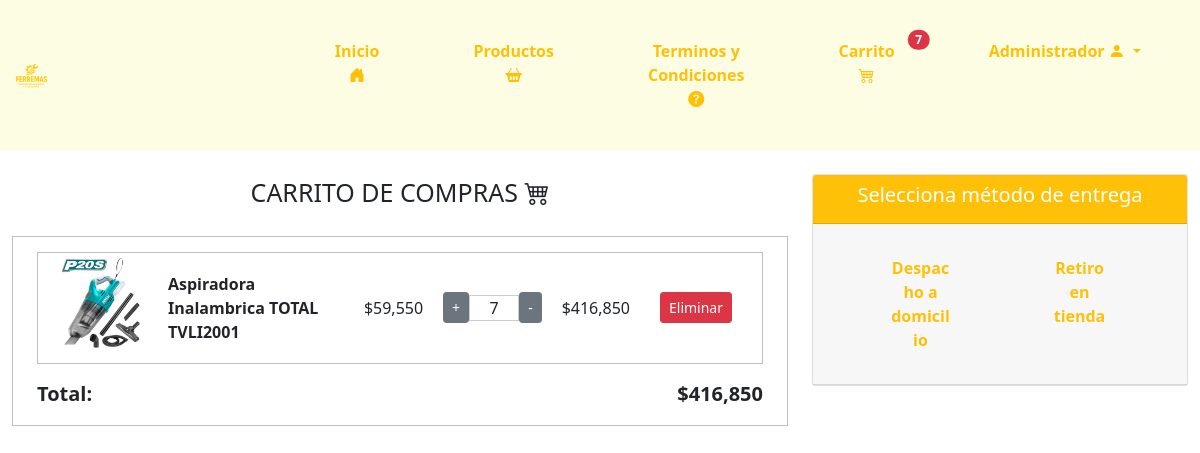
Before: /carrito/ (signed in) with the older database file.
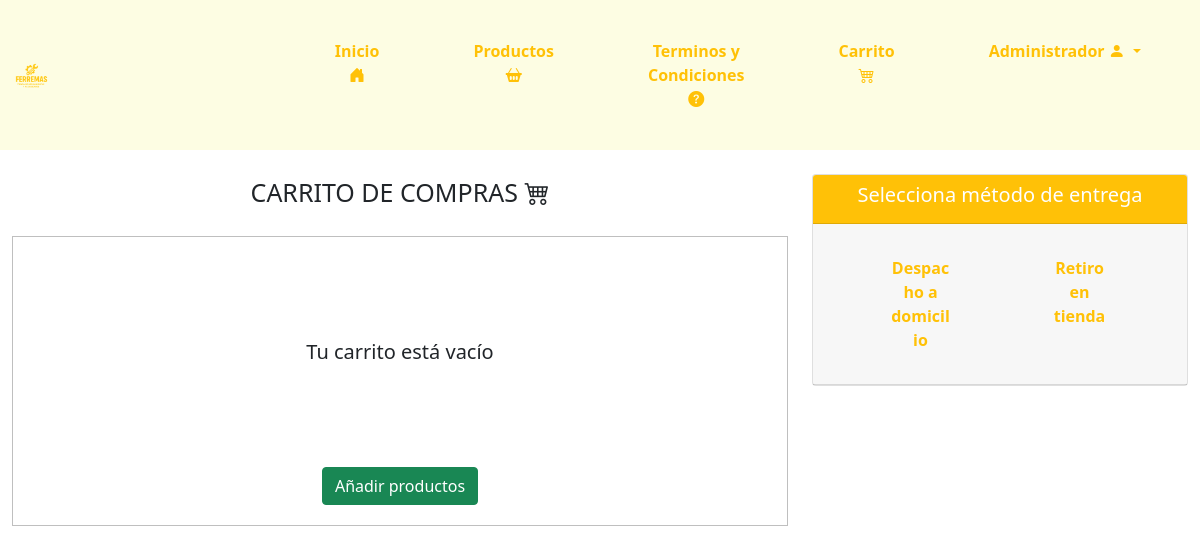
After: the same page with the newer database file.
### core/models.py (models this page shows, shortened)
class ItemCarrito(models.Model):
    usuario = models.ForeignKey(User, on_delete=models.CASCADE)
    producto = models.ForeignKey(Producto, on_delete=models.CASCADE)
    cantidad = models.IntegerField(default=1)

class Producto(models.Model):
    codProducto = models.IntegerField(primary_key=True)
    nombreP = models.CharField(max_length=100)
    stock = models.IntegerField()
    descipcion = models.CharField(max_length=500)
    foto = models.ImageField(upload_to="productos")  # Directorio de destino para las imágenes de los productos
    precio = models.IntegerField()
    categoria = models.ForeignKey(Categoria, on_delete=models.CASCADE)

### core/views.py (the view)
# urls.py: path('carrito/', carrito, name='carrito'),
@login_required
def carrito(request):
    carrito = ItemCarrito.objects.filter(usuario=request.user)
    total = sum(item.producto.precio * item.cantidad for item in carrito)
    carrito_count = sum(item.cantidad for item in carrito)
    regiones = Region.objects.all()
    region_id = request.GET.get('region')
    comunas = []
    if region_id:
        try:
            region_seleccionada = Region.objects.get(idRegion=region_id)
            comunas = Comuna.objects.filter(region=region_seleccionada)
        except Region.DoesNotExist:
            pass
    context = {
        'carrito': carrito,
        'total': total,
        'carrito_count': carrito_count,
        'regiones': regiones,
        'comunas': comunas,
        'region_id': region_id,
    }
    return render(request, 'core/carrito.html', context)

### core/templatetags/custom_filters.py (called while the page is built)
@register.filter
def format_clp(value):
    try:
        return "${:,.0f}".format(value)
    except (ValueError, TypeError):
        return value

@register.filter
def multiplicar(value, arg):
    try:
        return value * arg
    except (TypeError, ValueError):
        return 0

### core/templates/core/carrito.html (shortened to what the changed rows need)
{% load static %}
{% load custom_filters %}
<!DOCTYPE html>
<html lang="en">
<head>
    <link href="https://cdn.jsdelivr.net/npm/bootstrap@5.0.2/dist/css/bootstrap.min.css" rel="stylesheet"
>
    <link href="https://cdnjs.cloudflare.com/ajax/libs/font-awesome/6.0.0-beta3/css/all.min.css" rel="stylesheet">
    <link type="text/css" rel="stylesheet" href="{% static 'css/inicio.css' %}">
    <link href="https://cdn.jsdelivr.net/npm/bootstrap-icons/font/bootstrap-icons.css" rel="stylesheet">
</head>
<body>
    <nav class="navbar navbar-expand-lg navbar-light" style="background-color: #fdfde3;">
        <div class="container-fluid">
            <div class="collapse navbar-collapse justify-content-end" id="navbarNav">
                <ul class="navbar-nav">
                    <li class="nav-item">
                        <a class="btn btn-outline-warning py-4 px-4 mx-2 position-relative" data-bs-toggle="modal"
                            data-bs-target="#cartModal">
                            Carrito
                            <i class="bi bi-cart4"></i>
                            {% if carrito_count > 0 %}
                            <span
                                class="position-absolute top-0 start-100 translate-middle badge rounded-pill bg-danger"
                                style="margin-top: 25px;">
                                {{ carrito_count }}
                            </span>
                            {% endif %}
                        </a>
                    </li>
                </ul>
            </div>
        </div>
    </nav>
    <br>
    <div class="container-fluid">
        <div class="row">
            <div class="col-md-8">
                <div>
                    <br>
                    <div class="container" style="border: 1px solid rgba(0, 0, 0, 0.250);">
                    {% if carrito %}
                        {% for item in carrito %}
                        <div id="cart-item-{{ item.id }}" class="cart-item" data-id="{{ item.id }}"
                            data-price="{{ item.producto.precio }}"
                            style="display: flex; align-items: center; margin-block: 15px;  border: 1px solid rgba(0, 0, 0, 0.250);">
                            <img src="{{ item.producto.foto.url }}"
                                style=" margin-left: 10px; max-width: 110px; height: 110px; object-fit: cover;">
                            <div style="margin-left: 10px; flex-grow: 1;">
                                <strong>{{ item.producto.nombreP }}</strong>
                            </div>
                            <div style="margin-left: 20px;">
                                <span>{{ item.producto.precio | format_clp }}</span>
                            </div>
                            <div
                                style="margin-left: 20px; display: flex; align-items: center; justify-content: center;">
                                {% if item.cantidad >= item.producto.stock %}
                                    <button type="button" class="btn btn-secondary btn-sm" disabled>+</button>
                                {% else %}
                                    <form action="{% url 'aumentar_cantidad' item.producto.codProducto %}" method="post" style="display: inline;">
                                        <button type="submit" class="btn btn-secondary btn-sm">+</button>
                                    </form>
                                {% endif %}
                                <p type="number" class="quantity" min="1"
                                    style="width: 50px; text-align: center; display: block; margin: 0 auto; border: 1px solid rgba(0, 0, 0, 0.200);"
                                    readonly>{{ item.cantidad }}</p>
                                <form action="{% url 'disminuir_cantidad' item.producto.codProducto %}" method="post"
                                    style="display: inline;">
                                    <button type="submit" class="btn btn-secondary btn-sm">-</button>
                                </form>
                            </div>
                            <div style="margin-left: 20px;">
                                <span class="total">{{item.producto.precio|multiplicar:item.cantidad|format_clp}}</span>
                            </div>
                            <div style="margin-inline: 30px;">
                                <a onclick="eliminar_del_carrito('{{ item.id }}')" class="btn btn-danger btn-sm">Eliminar</a>
                            </div>
                        </div>
                        {% endfor %}
                        <div class="row">
                            <div class="col-md-6" style="text-align: left; font-size: 20px; font-weight: 700;">
                                <p>Total: </p>
                            </div>
                            <div class="col-md-6" style="text-align: right; font-size: 20px; font-weight: 700;">
                                <p>{{ total | format_clp }}</p>
                            </div>
                        </div>
                    {% else %}
                    <div>
                        <div style="text-align: center; margin-block: 100px; font-weight: 500; font-size: 20px;">
                            <h8>Tu carrito está vacío</h8>
                        </div>
                        <div style="text-align: center; margin-block: 20px;">
                            <a href="{% url 'productos' %}" class="btn btn-success">Añadir productos</a>
                        </div>
                    </div>
                    {% endif %}
                    </div>
                </div>
            </div>
</body>
</html>

Changed rows visible on the page:
removed ItemCarrito: producto.foto (picture), producto.nombreP "Aspiradora Inalambrica TOTAL TVLI2001", producto.precio "$59,550", cantidad "7", producto.precio|multiplicar "$416,850"
Other visible differences:
{{ carrito_count }}: "7" → (not shown)
{{ total | format_clp }}: "$416,850" → (not shown)
text no longer shown: "Total:"
text now shown: "Tu carrito está vacío Añadir productos"
